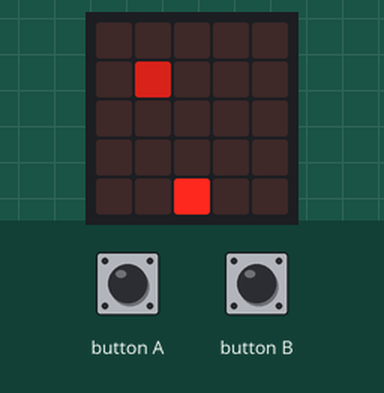
Bench run of a program on a simulated BBC micro:bit running MicroPython. Parts: the board's 5×5 LED display. The inputs (shaded band) are chosen by the test bench. Random numbers come from a fixed seed; the 48×5 strip is a reading aid, not a part: it shows the text the display is scrolling, unrolled, one strip-width of it at a time.

Above: at 1.8 s.
1.9 s: button A pressed for 0.15 s
At 3.6 s:
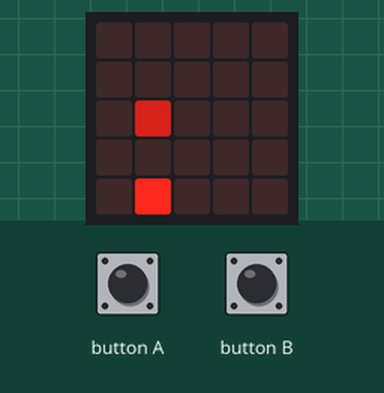
At 4.4 s:
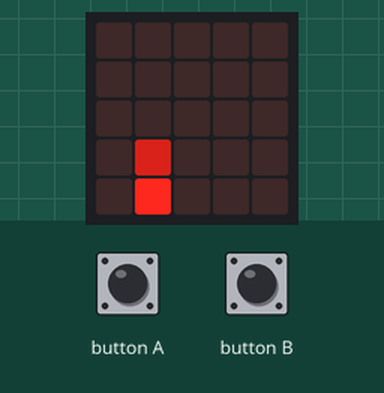
5.0 s: button B pressed for 0.15 s
At 13.1 s:
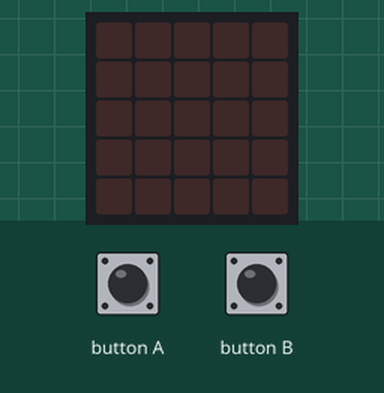
Timing chart, 0 to 13.5 s (numbered marks = the images above; inputs shaded):
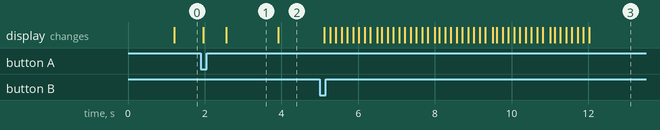

Measured:
- what the display in image 1 shows lasts 1.3 s, from 2.6 s to 3.9 s

The program:

ref.py
```python
from microbit import *
from random import randint
import music

MIN_X = 0
MAX_X = 4
MAX_Y = 4

pos_panier = 2
perdu = False

pomme_x, pomme_y = randint(MIN_X, MAX_X), 0
tour = 0
tour_max = 8

score = 0

while not perdu:
    # Affichage et mouvements du panier
    display.set_pixel(pos_panier, MAX_Y, 0)

    if button_a.was_pressed() and pos_panier > MIN_X:
        pos_panier -= 1
    if button_b.was_pressed() and pos_panier < MAX_X:
        pos_panier += 1

    display.set_pixel(pos_panier, 4, 9)


    # Affichage et mouvements de la pomme
    display.set_pixel(pomme_x, pomme_y, 0)

    if tour < tour_max:
        tour += 1
    else:
        tour = 0
        pomme_y += 1

    if pomme_y == MAX_Y:
        if pomme_x == pos_panier:
            pomme_x, pomme_y = randint(MIN_X, MAX_X), 0
            score += 1
            music.play("F:2")

            if score % 4 == 0 and tour_max >= 0:
                tour_max -= 1

        else:
            perdu = True

    display.set_pixel(pomme_x, pomme_y, 5)

    sleep(150)

display.scroll("Perdu ! " + str(score))
```
